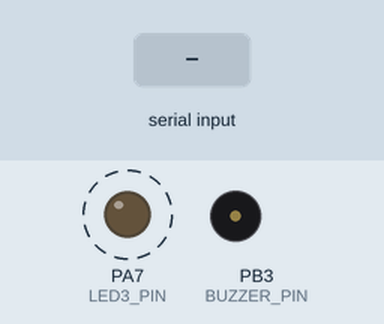
A sketch run on a simulated STM32 Blue Pill. Parts: output pins drawn as LEDs (lit = HIGH), buzzer (waves = sounding, pin HIGH). Dashed ring = blinking. Inputs (shaded band) come from the test bench.

Above: at 0.8 s.
0.9 s: "B" received over Serial
At 1.01 s:
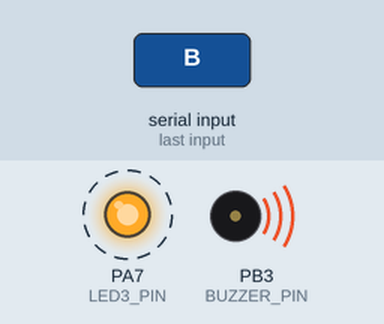
3.9 s: "D" received over Serial
At 4.16 s:
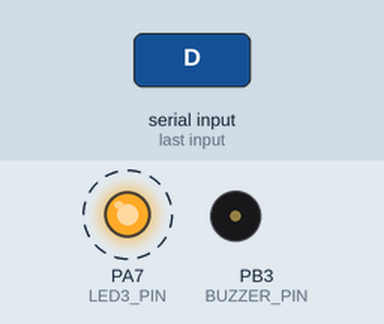
6.9 s: "X" received over Serial
Timing chart, 0 to 9.9 s (numbered marks = the images above; inputs shaded):
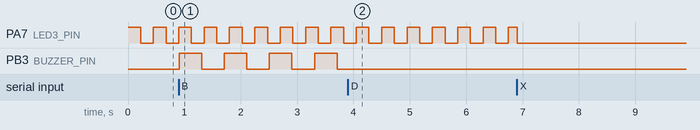

The sketch:

LAB1.ino
```cpp
#include <STM32FreeRTOS.h>

const uint8_t LED3_PIN = PA7;
const uint8_t BUZZER_PIN = PB3;

TaskHandle_t xLTaskHandle = NULL;
TaskHandle_t xBTaskHandle = NULL;

void vLTask(void *pvParameters) {
  pinMode(LED3_PIN, OUTPUT);
  for (;;) {
    digitalWrite(LED3_PIN, HIGH);
    vTaskDelay(pdMS_TO_TICKS(225));
    digitalWrite(LED3_PIN, LOW);
    vTaskDelay(pdMS_TO_TICKS(225));
  }
}

void vBTask(void *pvParameters) {
  pinMode(BUZZER_PIN, OUTPUT);
  for (;;) {
    digitalWrite(BUZZER_PIN, HIGH);
    vTaskDelay(pdMS_TO_TICKS(400));
    digitalWrite(BUZZER_PIN, LOW);
    vTaskDelay(pdMS_TO_TICKS(400));
  }
}

void vCTask(void *pvParameters) {
  char cmd;
  for (;;) {
    if (Serial.available() > 0) {
      cmd = Serial.read();

      if (cmd == 'B') {
        if (xBTaskHandle == NULL) {
          xTaskCreate(vBTask, "BuzzerTask", 128, NULL, 4, &xBTaskHandle);
        }
      }
      else if (cmd == 'D') {
        if (xBTaskHandle != NULL) {
          vTaskDelete(xBTaskHandle);
          xBTaskHandle = NULL;
          digitalWrite(BUZZER_PIN, LOW);
          pinMode(BUZZER_PIN, INPUT);
        }
      }
      else if (cmd == 'X') {
        if (xLTaskHandle != NULL) {
          vTaskSuspend(xLTaskHandle);
          digitalWrite(LED3_PIN, LOW);
        }
      }
      else if (cmd == 'Y') {
        if (xLTaskHandle != NULL) {
          vTaskResume(xLTaskHandle);
        }
      }
    }
    vTaskDelay(pdMS_TO_TICKS(10));
  }
}

void setup() {
  Serial.begin(9600);

  xTaskCreate(vLTask, "LedTask", 128, NULL, 5, &xLTaskHandle);
  xTaskCreate(vCTask, "ControlTask", 256, NULL, 6, NULL);

  vTaskStartScheduler();
}

void loop() {
}
```

Measured:
- after the input at 0.9 s, PB3 (BUZZER_PIN): alternates HIGH for 0.40 s and LOW for 0.40 s, starting at once
- after the input at 3.9 s, PB3 (BUZZER_PIN): stops changing and stays LOW
